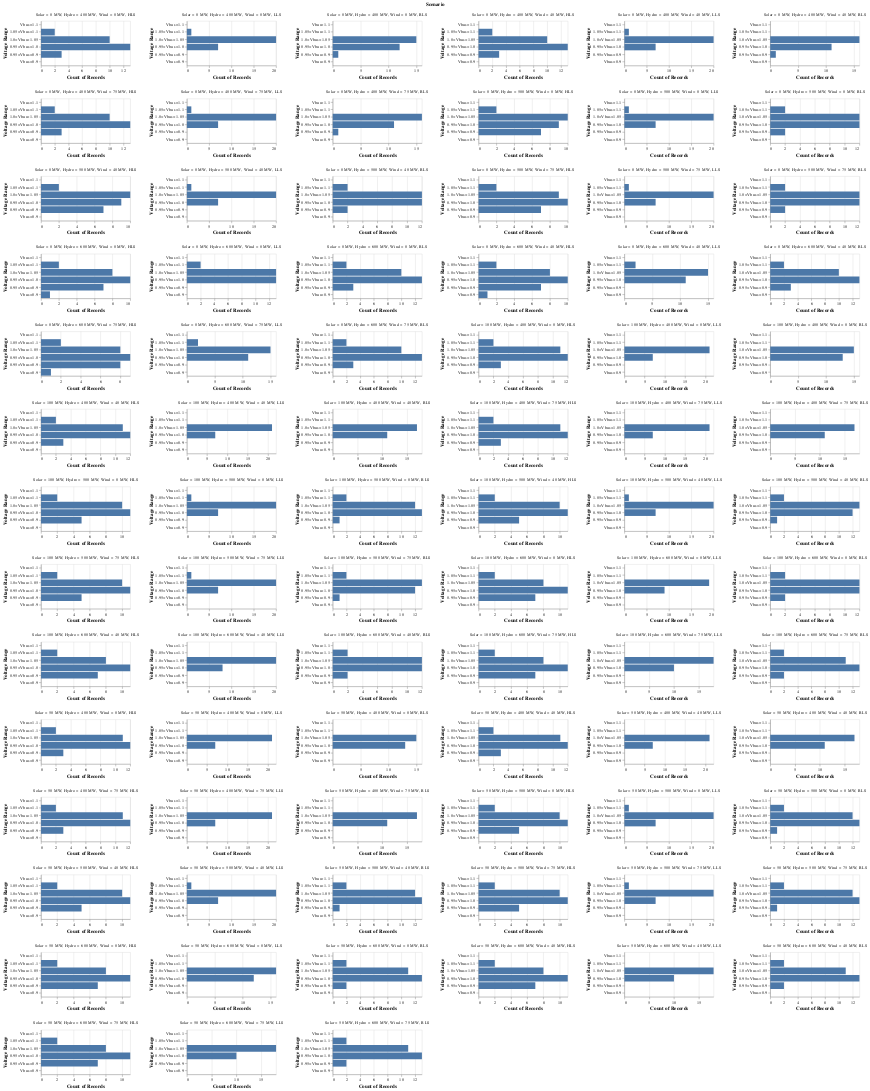

The notebook cell saved with this chart:
### Markdown cell above
A histogram is plotted to check the no of Buses in each of the above defined brackets

### Code cell
alt.Chart(data_v).mark_bar().encode(
    alt.Y('Voltage Range', scale =alt.Scale(domain=['Vbus>1.1','1.05<Vbus<1.1','1.0<Vbus<1.05','0.95<Vbus<1.0','0.95<Vbus<0.9','Vbus<0.9'])),
    alt.X('count()')).properties(height = 100,width = 200).facet('Scenario',columns=6).resolve_scale(x='independent', y = 'independent')

### Figure 1 — Vega-Lite specification as saved in the notebook (floating-point values rounded to 4 significant figures; data arrays with more than 128 entries replaced by an {"elided": "..."} marker saying what was removed)
{"config": {"view": {"continuousWidth": 300, "continuousHeight": 300}}, "data": {"name": "data-5aef624d53f7e832f6e8039732afcfa1"}, "facet": {"field": "Scenario", "type": "nominal"}, "spec": {"mark": {"type": "bar"}, "encoding": {"x": {"aggregate": "count", "type": "quantitative"}, "y": {"field": "Voltage Range", "scale": {"domain": ["Vbus>1.1", "1.05<Vbus<1.1", "1.0<Vbus<1.05", "0.95<Vbus<1.0", "0.95<Vbus<0.9", "Vbus<0.9"]}, "type": "nominal"}}, "height": 100, "width": 200}, "columns": 6, "resolve": {"scale": {"x": "independent", "y": "independent"}}, "$schema": "https://vega.github.io/schema/vega-lite/v5.20.1.json", "datasets": {"data-5aef624d53f7e832f6e8039732afcfa1": {"elided": "2268 records"}}}
